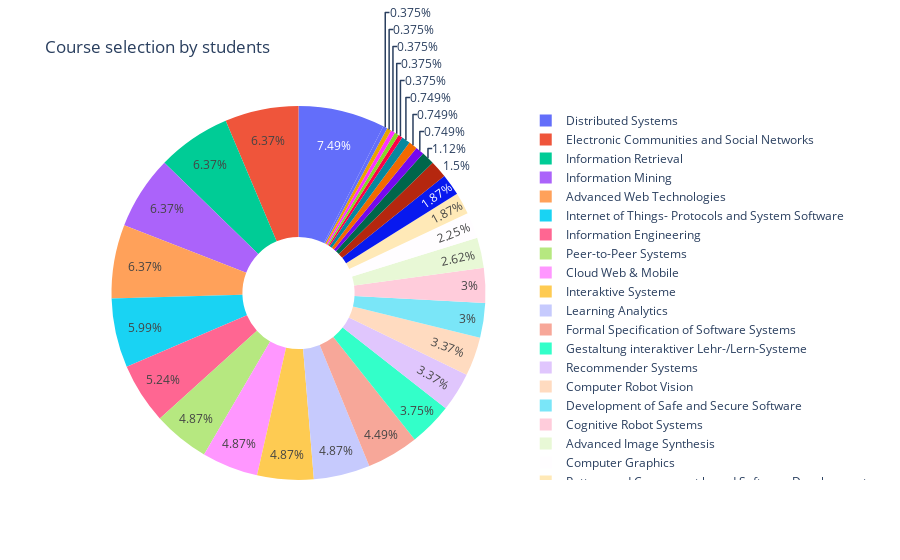

The notebook cell this image was saved under:
### Code cell
fig_pie = go.Figure(data=[go.Pie(labels=list(sub_graph_values['index'].values), values=list(sub_graph_values['frequency'].values), hole=.3)])
fig_pie.update_layout(title='Course selection by students')

### Figure 1 — Plotly figure (JSON) as saved in the notebook; plotly's stock layout.template omitted (floating-point values rounded to 4 significant figures)
{"data": [{"hole": 0.3, "labels": ["Distributed Systems", "Electronic Communities and Social Networks", "Information Retrieval", "Information Mining", "Advanced Web Technologies", "Internet of Things- Protocols and System Software", "Information Engineering", "Peer-to-Peer Systems", "Cloud Web & Mobile", "Interaktive Systeme", "Learning Analytics", "Formal Specification of Software Systems", "Gestaltung interaktiver Lehr-/Lern-Systeme", "Recommender Systems", "Computer Robot Vision", "Development of Safe and Secure Software", "Cognitive Robot Systems", "Advanced Image Synthesis", "Computer Graphics", "Pattern and Component based Software Development", "Neurocomputing and Organic Computing", "Modelling-Analysis-Verification", "Digital Games Research", "Scientific Visualization", "Test and Reliability of Digital Systems", "Natural-Language-based Human-Computer Interaction", "Master Seminar Informatics", "Game Architecture and Design", "Fault Diagnosis and Fault Tolerance in Technical Systems", "Modelling of Concurrent Systems", "Knowledge-Based Systems"], "type": "pie", "values": [20, 17, 17, 17, 17, 16, 14, 13, 13, 13, 13, 12, 10, 9, 9, 8, 8, 7, 6, 5, 5, 4, 3, 2, 2, 2, 1, 1, 1, 1, 1]}], "layout": {"title": {"text": "Course selection by students"}}}
